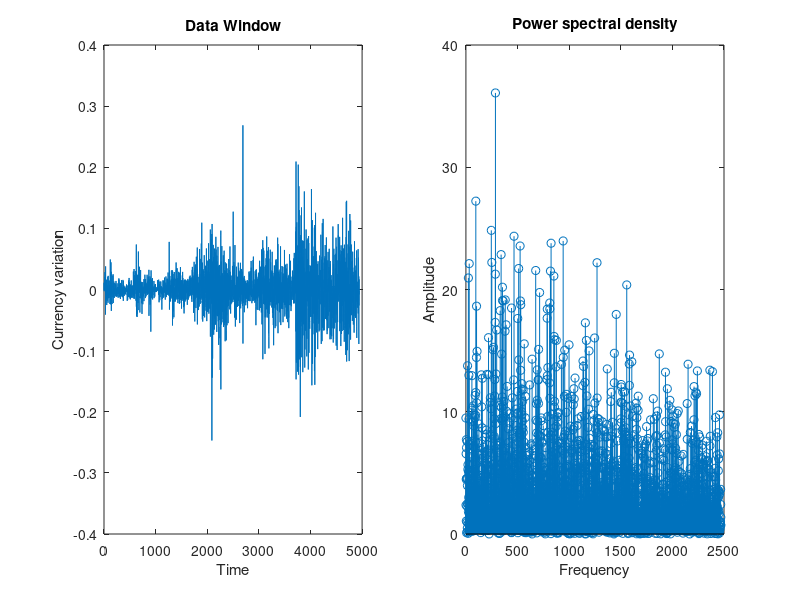

MATLAB code for this plot:
%% Script_USDRL_FT
%
% Author: Elia Matsumoto
% 
% Contact: elia.matsumoto@fgv.br
% 
% Date: 2019
%
%% Reseting environment
rng('shuffle'); % Random seed
close all       % Close all figure
clear           % Clear workspace
clc             % Clear command window

%% Load data
load CambioUSD_Data.mat;  % cambio
y  = cambio;
L  = length(y); % Length of the signal
t  = 1:L;

%% Fast-fourier transform
Y = fft(y);
Pyy = Y.*conj(Y); % Amplitude
f = 0:(L-1);      % Frequencies

%% Plot Original data
subplot(1,2,1)
plot(t,y)
h = gca;
% set(h,'YLim',[-0.3 0.3]);
xlabel('Time')
ylabel('Currency variation')
title('Data Window')
subplot(1,2,2)
stem(f(1:fix(L*0.5)),Pyy(1:fix(L*0.5)))
title('Power spectral density')
xlabel('Frequency')
ylabel('Amplitude')
